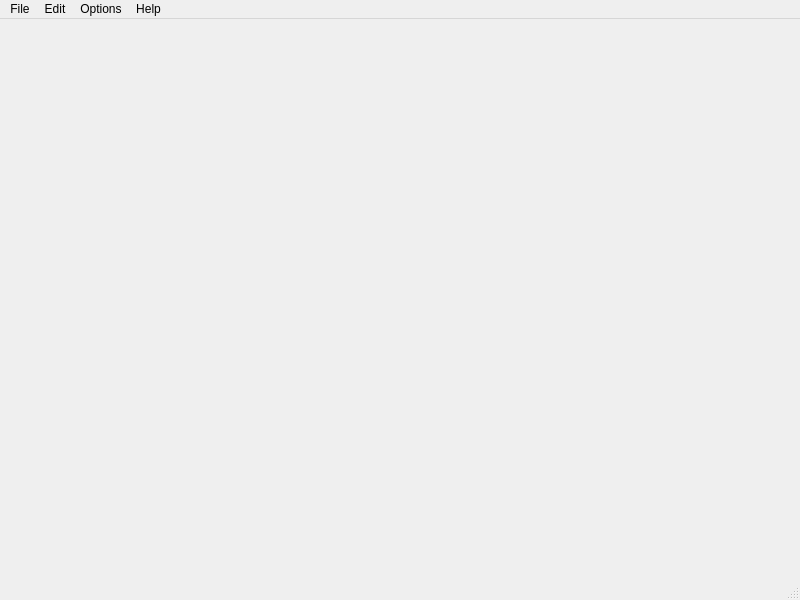
<?xml version="1.0" encoding="UTF-8"?>
<ui version="4.0">
 <class>MainWindow</class>
 <widget class="QMainWindow" name="MainWindow">
  <property name="geometry">
   <rect>
    <x>0</x>
    <y>0</y>
    <width>800</width>
    <height>600</height>
   </rect>
  </property>
  <property name="minimumSize">
   <size>
    <width>800</width>
    <height>600</height>
   </size>
  </property>
  <property name="baseSize">
   <size>
    <width>800</width>
    <height>600</height>
   </size>
  </property>
  <property name="windowTitle">
   <string/>
  </property>
  <property name="unifiedTitleAndToolBarOnMac">
   <bool>false</bool>
  </property>
  <widget class="QWidget" name="centralwidget"/>
  <widget class="QMenuBar" name="menubar">
   <property name="geometry">
    <rect>
     <x>0</x>
     <y>0</y>
     <width>800</width>
     <height>22</height>
    </rect>
   </property>
   <widget class="QMenu" name="menuFile">
    <property name="locale">
     <locale language="English" country="Belgium"/>
    </property>
    <property name="title">
     <string>File</string>
    </property>
   </widget>
   <widget class="QMenu" name="menuEdit">
    <property name="title">
     <string>Edit</string>
    </property>
   </widget>
   <widget class="QMenu" name="menuOptions">
    <property name="title">
     <string>Options</string>
    </property>
   </widget>
   <widget class="QMenu" name="menuHelp">
    <property name="title">
     <string>Help</string>
    </property>
   </widget>
   <addaction name="menuFile"/>
   <addaction name="menuEdit"/>
   <addaction name="menuOptions"/>
   <addaction name="menuHelp"/>
  </widget>
  <widget class="QStatusBar" name="statusbar"/>
  <action name="listAddNote">
   <property name="icon">
    <iconset resource="resources.qrc">
     <normaloff>:/tb/assets/treeTB_CreateNote.svg</normaloff>:/tb/assets/treeTB_CreateNote.svg</iconset>
   </property>
   <property name="text">
    <string>New note</string>
   </property>
   <property name="toolTip">
    <string>Create new note</string>
   </property>
   <property name="menuRole">
    <enum>QAction::MenuRole::NoRole</enum>
   </property>
  </action>
  <action name="listDeleteNote">
   <property name="icon">
    <iconset resource="resources.qrc">
     <normaloff>:/tb/assets/treeTB_Delete.svg</normaloff>:/tb/assets/treeTB_Delete.svg</iconset>
   </property>
   <property name="text">
    <string>Delete note</string>
   </property>
   <property name="toolTip">
    <string>Delete selected note</string>
   </property>
   <property name="menuRole">
    <enum>QAction::MenuRole::NoRole</enum>
   </property>
  </action>
  <action name="mainNewFile">
   <property name="icon">
    <iconset resource="resources.qrc">
     <normaloff>:/tb/assets/mainTB_New.svg</normaloff>:/tb/assets/mainTB_New.svg</iconset>
   </property>
   <property name="text">
    <string>New file</string>
   </property>
   <property name="toolTip">
    <string>Create new file</string>
   </property>
   <property name="shortcut">
    <string>Ctrl+N</string>
   </property>
   <property name="menuRole">
    <enum>QAction::MenuRole::NoRole</enum>
   </property>
  </action>
  <action name="mainOpenFile">
   <property name="icon">
    <iconset resource="resources.qrc">
     <normaloff>:/tb/assets/mainTB_Open.svg</normaloff>:/tb/assets/mainTB_Open.svg</iconset>
   </property>
   <property name="text">
    <string>Open file</string>
   </property>
   <property name="toolTip">
    <string>Open existing file</string>
   </property>
   <property name="shortcut">
    <string>Ctrl+O</string>
   </property>
   <property name="menuRole">
    <enum>QAction::MenuRole::NoRole</enum>
   </property>
  </action>
  <action name="mainSaveFile">
   <property name="icon">
    <iconset resource="resources.qrc">
     <normaloff>:/tb/assets/mainTB_Save.svg</normaloff>:/tb/assets/mainTB_Save.svg</iconset>
   </property>
   <property name="text">
    <string>Save file</string>
   </property>
   <property name="toolTip">
    <string>Save file</string>
   </property>
   <property name="shortcut">
    <string>Ctrl+S</string>
   </property>
   <property name="menuRole">
    <enum>QAction::MenuRole::NoRole</enum>
   </property>
  </action>
  <action name="mainSaveFileAs">
   <property name="icon">
    <iconset resource="resources.qrc">
     <normaloff>:/tb/assets/mainTB_SaveAs.svg</normaloff>:/tb/assets/mainTB_SaveAs.svg</iconset>
   </property>
   <property name="text">
    <string>File save as</string>
   </property>
   <property name="toolTip">
    <string>Save file under a different name or in a different location</string>
   </property>
   <property name="menuRole">
    <enum>QAction::MenuRole::NoRole</enum>
   </property>
  </action>
  <action name="mainToggleLock">
   <property name="checkable">
    <bool>true</bool>
   </property>
   <property name="icon">
    <iconset resource="resources.qrc">
     <normaloff>:/tb/assets/mainTB_Locked.svg</normaloff>:/tb/assets/mainTB_Locked.svg</iconset>
   </property>
   <property name="text">
    <string>_dummy_</string>
   </property>
   <property name="toolTip">
    <string>_dummy_</string>
   </property>
   <property name="menuRole">
    <enum>QAction::MenuRole::NoRole</enum>
   </property>
  </action>
  <action name="mainEditCopy">
   <property name="icon">
    <iconset resource="resources.qrc">
     <normaloff>:/tb/assets/mainTB_Copy.svg</normaloff>:/tb/assets/mainTB_Copy.svg</iconset>
   </property>
   <property name="text">
    <string>Copy</string>
   </property>
   <property name="toolTip">
    <string>Copy selected text</string>
   </property>
   <property name="shortcut">
    <string>Ctrl+C</string>
   </property>
   <property name="menuRole">
    <enum>QAction::MenuRole::NoRole</enum>
   </property>
  </action>
  <action name="mainEditCut">
   <property name="icon">
    <iconset resource="resources.qrc">
     <normaloff>:/tb/assets/mainTB_Cut.svg</normaloff>:/tb/assets/mainTB_Cut.svg</iconset>
   </property>
   <property name="text">
    <string>Cut</string>
   </property>
   <property name="toolTip">
    <string>Cut selected text</string>
   </property>
   <property name="shortcut">
    <string>Ctrl+X</string>
   </property>
   <property name="menuRole">
    <enum>QAction::MenuRole::NoRole</enum>
   </property>
  </action>
  <action name="mainEditPaste">
   <property name="icon">
    <iconset resource="resources.qrc">
     <normaloff>:/tb/assets/mainTB_Paste.svg</normaloff>:/tb/assets/mainTB_Paste.svg</iconset>
   </property>
   <property name="text">
    <string>Paste</string>
   </property>
   <property name="toolTip">
    <string>Paste from clipboard</string>
   </property>
   <property name="shortcut">
    <string>Ctrl+V</string>
   </property>
   <property name="menuRole">
    <enum>QAction::MenuRole::NoRole</enum>
   </property>
  </action>
  <action name="mainEditSelectAll">
   <property name="icon">
    <iconset resource="resources.qrc">
     <normaloff>:/tb/assets/mainTB_SelectAll.svg</normaloff>:/tb/assets/mainTB_SelectAll.svg</iconset>
   </property>
   <property name="text">
    <string>Select all</string>
   </property>
   <property name="toolTip">
    <string>Select all</string>
   </property>
   <property name="shortcut">
    <string>Ctrl+A</string>
   </property>
   <property name="menuRole">
    <enum>QAction::MenuRole::NoRole</enum>
   </property>
  </action>
  <action name="mainEditUndo">
   <property name="icon">
    <iconset resource="resources.qrc">
     <normaloff>:/tb/assets/mainTB_Undo.svg</normaloff>:/tb/assets/mainTB_Undo.svg</iconset>
   </property>
   <property name="text">
    <string>Undo</string>
   </property>
   <property name="toolTip">
    <string>Undo last action</string>
   </property>
   <property name="shortcut">
    <string>Ctrl+Z</string>
   </property>
   <property name="menuRole">
    <enum>QAction::MenuRole::NoRole</enum>
   </property>
  </action>
  <action name="mainEditRedo">
   <property name="icon">
    <iconset resource="resources.qrc">
     <normaloff>:/tb/assets/mainTB_Redo.svg</normaloff>:/tb/assets/mainTB_Redo.svg</iconset>
   </property>
   <property name="text">
    <string>Redo</string>
   </property>
   <property name="toolTip">
    <string>Redo last action</string>
   </property>
   <property name="shortcut">
    <string>Ctrl+Y</string>
   </property>
   <property name="menuRole">
    <enum>QAction::MenuRole::NoRole</enum>
   </property>
  </action>
  <action name="mainAppQuit">
   <property name="icon">
    <iconset resource="resources.qrc">
     <normaloff>:/tb/assets/mainTB_Quit_2.svg</normaloff>:/tb/assets/mainTB_Quit_2.svg</iconset>
   </property>
   <property name="text">
    <string>Quit</string>
   </property>
   <property name="toolTip">
    <string>Quit application</string>
   </property>
   <property name="shortcut">
    <string>Ctrl+Q</string>
   </property>
   <property name="menuRole">
    <enum>QAction::MenuRole::QuitRole</enum>
   </property>
  </action>
  <action name="mainAppInfo">
   <property name="icon">
    <iconset resource="resources.qrc">
     <normaloff>:/tb/assets/mainTB_Info.svg</normaloff>:/tb/assets/mainTB_Info.svg</iconset>
   </property>
   <property name="text">
    <string>_dummy_</string>
   </property>
   <property name="toolTip">
    <string>_dummy_</string>
   </property>
   <property name="menuRole">
    <enum>QAction::MenuRole::NoRole</enum>
   </property>
  </action>
  <action name="listSettings">
   <property name="icon">
    <iconset resource="resources.qrc">
     <normaloff>:/tb/assets/mainTB_Settings.svg</normaloff>:/tb/assets/mainTB_Settings.svg</iconset>
   </property>
   <property name="text">
    <string>Settings</string>
   </property>
   <property name="toolTip">
    <string>Note list settings</string>
   </property>
   <property name="menuRole">
    <enum>QAction::MenuRole::NoRole</enum>
   </property>
  </action>
  <action name="listEditNote">
   <property name="icon">
    <iconset resource="resources.qrc">
     <normaloff>:/tb/assets/mainTB_Edit_2.svg</normaloff>:/tb/assets/mainTB_Edit_2.svg</iconset>
   </property>
   <property name="text">
    <string>Rename note</string>
   </property>
   <property name="toolTip">
    <string>Rename note</string>
   </property>
   <property name="menuRole">
    <enum>QAction::MenuRole::NoRole</enum>
   </property>
  </action>
  <action name="mainOptionsPassword">
   <property name="icon">
    <iconset resource="resources.qrc">
     <normaloff>:/tb/assets/mainTB_Key.svg</normaloff>:/tb/assets/mainTB_Key.svg</iconset>
   </property>
   <property name="text">
    <string>Change password</string>
   </property>
   <property name="toolTip">
    <string>Change password for encryption</string>
   </property>
   <property name="menuRole">
    <enum>QAction::MenuRole::NoRole</enum>
   </property>
  </action>
  <action name="mainEditInsert">
   <property name="icon">
    <iconset resource="resources.qrc">
     <normaloff>:/tb/assets/mainTB_Insert.svg</normaloff>:/tb/assets/mainTB_Insert.svg</iconset>
   </property>
   <property name="text">
    <string>Insert bullet</string>
   </property>
   <property name="toolTip">
    <string>Insert bullet at cursor position</string>
   </property>
   <property name="menuRole">
    <enum>QAction::MenuRole::NoRole</enum>
   </property>
  </action>
 </widget>
 <resources>
  <include location="resources.qrc"/>
 </resources>
 <connections/>
</ui>
